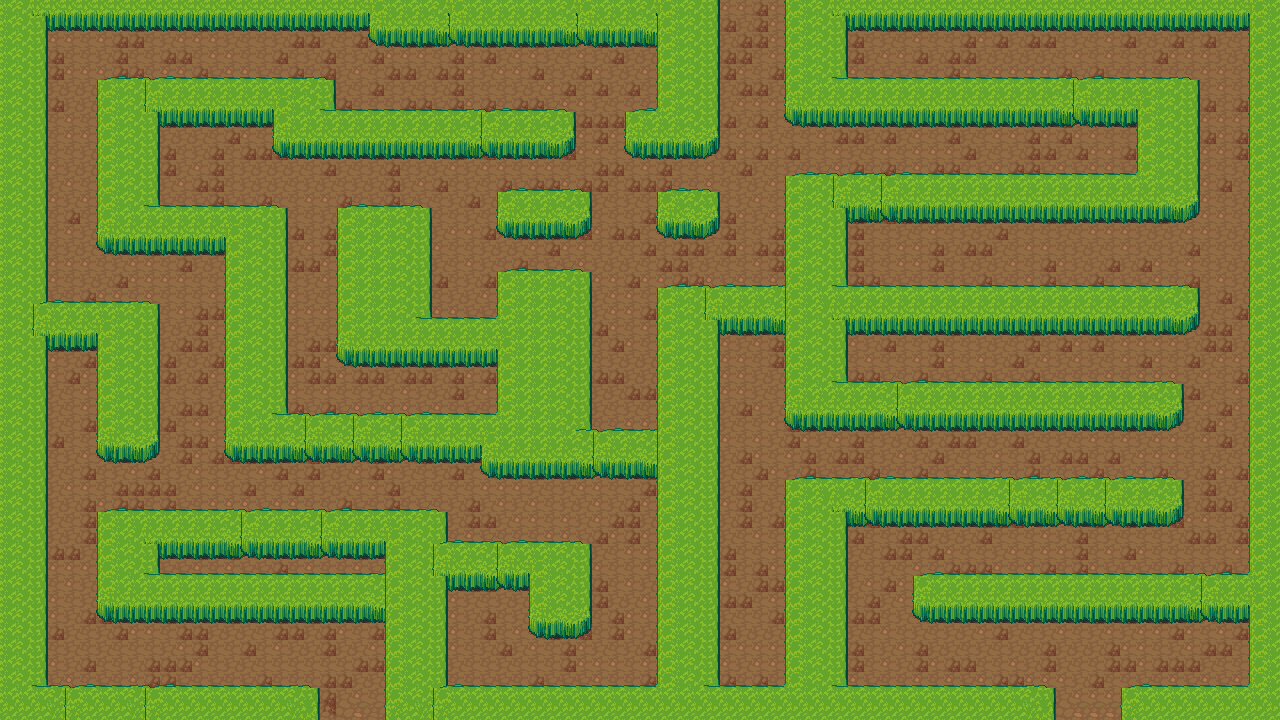

Below is a game level as drawn by its tile map, then a one-line description and the .tmx that defines it (tile-layer data replaced by summaries):
An orthogonal 80x45 tile map with 16x16 px tiles, 3 tile layers (Tile Layer 1, Tile Layer 2, Tile Layer 3) and 44 objects (38x wall, 2x map12, 2x playerfrommap12, map11).

<map version="1.2" tiledversion="1.2.2" orientation="orthogonal" renderorder="right-down" width="80" height="45" tilewidth="16" tileheight="16" infinite="0" nextlayerid="6" nextobjectid="47">
 <tileset firstgid="1" source="LPC_Terrain/Terrain.tsx" />
 <layer id="1" name="Tile Layer 1" width="80" height="45">
  <data>[3600 cells, 3600 non-empty, 1 distinct tile ids]</data>
 </layer>
 <layer id="2" name="Tile Layer 2" width="80" height="45">
  <data>[3600 cells, 3600 non-empty, 4 distinct tile ids]</data>
 </layer>
 <layer id="3" name="Tile Layer 3" width="80" height="45">
  <data>[3600 cells, 1707 non-empty, 13 distinct tile ids]</data>
 </layer>
 <objectgroup id="4" name="Object Layer 1" visible="0">
  <object id="1" name="wall" x="376" y="-18" width="334" height="44" />
  <object id="2" name="wall" x="8" y="-20" width="396" height="32" />
  <object id="3" name="wall" x="-16" y="-22" width="46" height="766" />
  <object id="4" name="wall" x="-12" y="696" width="312" height="58" />
  <object id="5" name="wall" x="104" y="516" width="334" height="88" />
  <object id="6" name="wall" x="100" y="306" width="50" height="132" />
  <object id="7" name="wall" x="12" y="306" width="142" height="30" />
  <object id="8" name="wall" x="392" y="580" width="44" height="142" />
  <object id="9" name="wall" x="392" y="696" width="650" height="64" />
  <object id="10" name="wall" x="1132" y="696" width="156" height="26" />
  <object id="11" name="wall" x="1256" y="-40" width="86" height="792" />
  <object id="12" name="wall" x="792" y="-74" width="516" height="86" />
  <object id="13" name="wall" x="788" y="-70" width="56" height="180" />
  <object id="14" name="wall" x="802" y="82" width="388" height="30" />
  <object id="15" name="wall" x="1144" y="94" width="42" height="112" />
  <object id="16" name="wall" x="666" y="4" width="46" height="134" />
  <object id="17" name="wall" x="280" y="116" width="289" height="22" />
  <object id="18" name="wall" x="102" y="84" width="224" height="36" />
  <object id="19" name="wall" x="106" y="84" width="46" height="154" />
  <object id="20" name="wall" x="104" y="214" width="174" height="18" />
  <object id="21" name="wall" x="230" y="212" width="46" height="232" />
  <object id="22" name="wall" x="500" y="198" width="86" height="22" />
  <object id="23" name="wall" x="660" y="194" width="54" height="28" />
  <object id="24" name="wall" x="348" y="214" width="80" height="130" />
  <object id="25" name="wall" x="368" y="326" width="218" height="24" />
  <object id="26" name="wall" x="504" y="276" width="80" height="182" />
  <object id="27" name="wall" x="486" y="422" width="222" height="42" />
  <object id="28" name="wall" x="240" y="422" width="330" height="30" />
  <object id="29" name="wall" x="530" y="546" width="56" height="82" />
  <object id="30" name="wall" x="416" y="548" width="176" height="32" />
  <object id="32" name="wall" x="666" y="296" width="40" height="410" />
  <object id="33" name="wall" x="914" y="580" width="370" height="32" />
  <object id="34" name="wall" x="792" y="482" width="48" height="240" />
  <object id="35" name="wall" x="832" y="480" width="342" height="32" />
  <object id="36" name="wall" x="792" y="178" width="390" height="38" />
  <object id="37" name="wall" x="666" y="294" width="516" height="32" />
  <object id="38" name="wall" x="792" y="192" width="46" height="220" />
  <object id="39" name="wall" x="820" y="380" width="348" height="34" />
  <object id="46" x="635" y="114" width="77" height="24" />
 </objectgroup>
 <objectgroup id="5" name="Object Layer 2" visible="0">
  <object id="40" name="map11" x="730" y="4" width="42" height="12" />
  <object id="41" name="map12" x="1070" y="696" width="40" height="28" />
  <object id="42" name="map12" x="332" y="696" width="42" height="18" />
  <object id="43" name="playerfrommap12" x="314" y="652" width="50" height="12" />
  <object id="44" name="playerfrommap12" x="1026" y="625" width="10" height="12" />
 </objectgroup>
</map>
